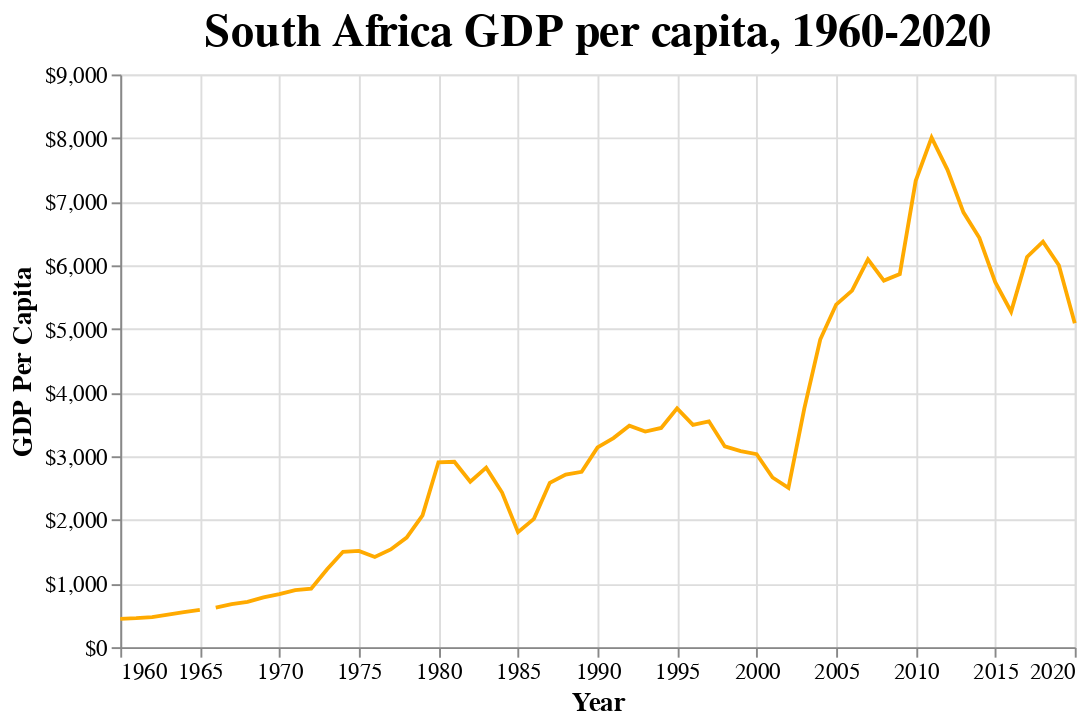

Write notebook code for a chart like this one.
### Markdown cell above
### 6.4 Add title, format axis labels, change line color, change height and width

See [altair.Chart](https://altair-viz.github.io/user_guide/generated/toplevel/altair.Chart.html), [marks](https://altair-viz.github.io/user_guide/marks.html), [altair.chart.encode](https://altair-viz.github.io/user_guide/generated/toplevel/altair.Chart.html?highlight=encode#altair.Chart.encode), [altair.chart.properties](https://altair-viz.github.io/user_guide/generated/toplevel/altair.Chart.html?highlight=properties#altair.Chart.properties)

### Code cell
# Type 'T' = temporal
# Title -> alt.Chart(< data >, title='A title') or alternative approach below.
# Change line color -> .mark_line(color='#FFAA00') or alternative approach below.

alt.Chart(zaf_gdp_year).mark_line().encode(
    x=alt.X('Year:T', axis=alt.Axis(format='%Y')),
    y=alt.Y('GDP Per Capita:Q', axis=alt.Axis(format='$,r')),
    color=alt.value('#FFAA00')
).properties(
    height=300,
    width=500,
    title="South Africa GDP per capita, 1960-2020"
).configure_axis(
    labelFontSize=12,
    titleFontSize=14
).configure_title(
    fontSize=24
)

### Figure 1 — Vega-Lite specification as saved in the notebook (floating-point values rounded to 4 significant figures)
{"config": {"view": {"continuousWidth": 400, "continuousHeight": 300}, "axis": {"labelFontSize": 12, "titleFontSize": 14}, "title": {"fontSize": 24}}, "data": {"name": "data-449f3237b91daba23dc849f820b9f1cc"}, "mark": "line", "encoding": {"color": {"value": "#FFAA00"}, "x": {"type": "temporal", "axis": {"format": "%Y"}, "field": "Year"}, "y": {"type": "quantitative", "axis": {"format": "$,r"}, "field": "GDP Per Capita"}}, "height": 300, "title": "South Africa GDP per capita, 1960-2020", "width": 500, "$schema": "https://vega.github.io/schema/vega-lite/v4.8.1.json", "datasets": {"data-449f3237b91daba23dc849f820b9f1cc": [{"Country Code": "ZAF", "Year": "1960", "GDP Per Capita": 443.0}, {"Country Code": "ZAF", "Year": "1961", "GDP Per Capita": 455.0}, {"Country Code": "ZAF", "Year": "1962", "GDP Per Capita": 473.0}, {"Country Code": "ZAF", "Year": "1963", "GDP Per Capita": 511.5}, {"Country Code": "ZAF", "Year": "1964", "GDP Per Capita": 549.0}, {"Country Code": "ZAF", "Year": "1965", "GDP Per Capita": 584.7}, {"Country Code": "ZAF", "Year": "1966", "GDP Per Capita": 621.2}, {"Country Code": "ZAF", "Year": "1967", "GDP Per Capita": 675.1}, {"Country Code": "ZAF", "Year": "1968", "GDP Per Capita": 711.2}, {"Country Code": "ZAF", "Year": "1969", "GDP Per Capita": 780.6}, {"Country Code": "ZAF", "Year": "1970", "GDP Per Capita": 834.6}, {"Country Code": "ZAF", "Year": "1971", "GDP Per Capita": 897.1}, {"Country Code": "ZAF", "Year": "1972", "GDP Per Capita": 917.4}, {"Country Code": "ZAF", "Year": "1973", "GDP Per Capita": 1225.0}, {"Country Code": "ZAF", "Year": "1974", "GDP Per Capita": 1499.0}, {"Country Code": "ZAF", "Year": "1975", "GDP Per Capita": 1513.0}, {"Country Code": "ZAF", "Year": "1976", "GDP Per Capita": 1417.0}, {"Country Code": "ZAF", "Year": "1977", "GDP Per Capita": 1535.0}, {"Country Code": "ZAF", "Year": "1978", "GDP Per Capita": 1722.0}, {"Country Code": "ZAF", "Year": "1979", "GDP Per Capita": 2072.0}, {"Country Code": "ZAF", "Year": "1980", "GDP Per Capita": 2906.0}, {"Country Code": "ZAF", "Year": "1981", "GDP Per Capita": 2913.0}, {"Country Code": "ZAF", "Year": "1982", "GDP Per Capita": 2601.0}, {"Country Code": "ZAF", "Year": "1983", "GDP Per Capita": 2820.0}, {"Country Code": "ZAF", "Year": "1984", "GDP Per Capita": 2429.0}, {"Country Code": "ZAF", "Year": "1985", "GDP Per Capita": 1808.0}, {"Country Code": "ZAF", "Year": "1986", "GDP Per Capita": 2016.0}, {"Country Code": "ZAF", "Year": "1987", "GDP Per Capita": 2582.0}, {"Country Code": "ZAF", "Year": "1988", "GDP Per Capita": 2712.0}, {"Country Code": "ZAF", "Year": "1989", "GDP Per Capita": 2756.0}, {"Country Code": "ZAF", "Year": "1990", "GDP Per Capita": 3140.0}, {"Country Code": "ZAF", "Year": "1991", "GDP Per Capita": 3286.0}, {"Country Code": "ZAF", "Year": "1992", "GDP Per Capita": 3479.0}, {"Country Code": "ZAF", "Year": "1993", "GDP Per Capita": 3389.0}, {"Country Code": "ZAF", "Year": "1994", "GDP Per Capita": 3445.0}, {"Country Code": "ZAF", "Year": "1995", "GDP Per Capita": 3752.0}, {"Country Code": "ZAF", "Year": "1996", "GDP Per Capita": 3494.0}, {"Country Code": "ZAF", "Year": "1997", "GDP Per Capita": 3550.0}, {"Country Code": "ZAF", "Year": "1998", "GDP Per Capita": 3154.0}, {"Country Code": "ZAF", "Year": "1999", "GDP Per Capita": 3082.0}, {"Country Code": "ZAF", "Year": "2000", "GDP Per Capita": 3032.0}, {"Country Code": "ZAF", "Year": "2001", "GDP Per Capita": 2666.0}, {"Country Code": "ZAF", "Year": "2002", "GDP Per Capita": 2502.0}, {"Country Code": "ZAF", "Year": "2003", "GDP Per Capita": 3751.0}, {"Country Code": "ZAF", "Year": "2004", "GDP Per Capita": 4834.0}, {"Country Code": "ZAF", "Year": "2005", "GDP Per Capita": 5384.0}, {"Country Code": "ZAF", "Year": "2006", "GDP Per Capita": 5602.0}, {"Country Code": "ZAF", "Year": "2007", "GDP Per Capita": 6096.0}, {"Country Code": "ZAF", "Year": "2008", "GDP Per Capita": 5761.0}, {"Country Code": "ZAF", "Year": "2009", "GDP Per Capita": 5863.0}, {"Country Code": "ZAF", "Year": "2010", "GDP Per Capita": 7329.0}, {"Country Code": "ZAF", "Year": "2011", "GDP Per Capita": 8007.0}, {"Country Code": "ZAF", "Year": "2012", "GDP Per Capita": 7502.0}, {"Country Code": "ZAF", "Year": "2013", "GDP Per Capita": 6833.0}, {"Country Code": "ZAF", "Year": "2014", "GDP Per Capita": 6433.0}, {"Country Code": "ZAF", "Year": "2015", "GDP Per Capita": 5735.0}, {"Country Code": "ZAF", "Year": "2016", "GDP Per Capita": 5273.0}, {"Country Code": "ZAF", "Year": "2017", "GDP Per Capita": 6131.0}, {"Country Code": "ZAF", "Year": "2018", "GDP Per Capita": 6373.0}, {"Country Code": "ZAF", "Year": "2019", "GDP Per Capita": 6001.0}, {"Country Code": "ZAF", "Year": "2020", "GDP Per Capita": 5091.0}, {"Country Code": "ZAF", "Year": "Unnamed: 65", "GDP Per Capita": null}]}}
